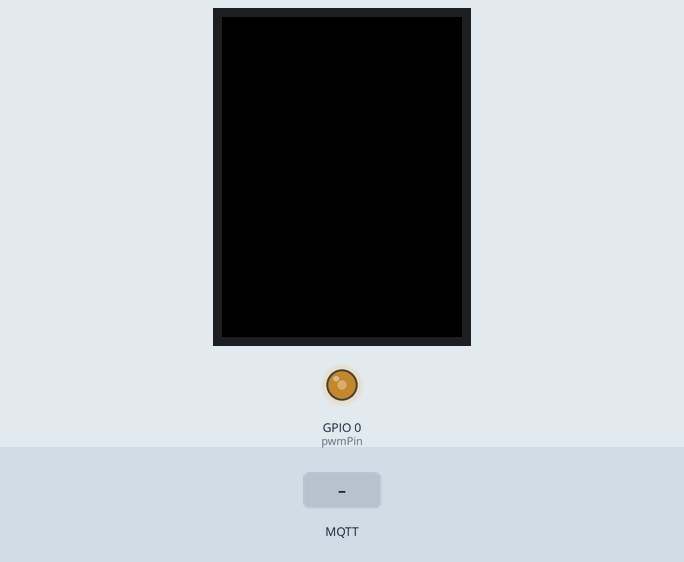
This sketch was run on a simulated ESP32. Shown: 320×240 colour display, output pins drawn as LEDs (lit = HIGH). The inputs (shaded band) are chosen by the test bench. WiFi joins after 1.5 s; servers stay silent unless stated; random numbers use the default seed unless the sketch sets one; no MQTT or app messages arrive unless stated; what the sketch prints to the serial monitor is not drawn.

Above: at 2.9 s.
3.0 s: MQTT message "1" arrives on the first subscribed topic
At 5.2 s:
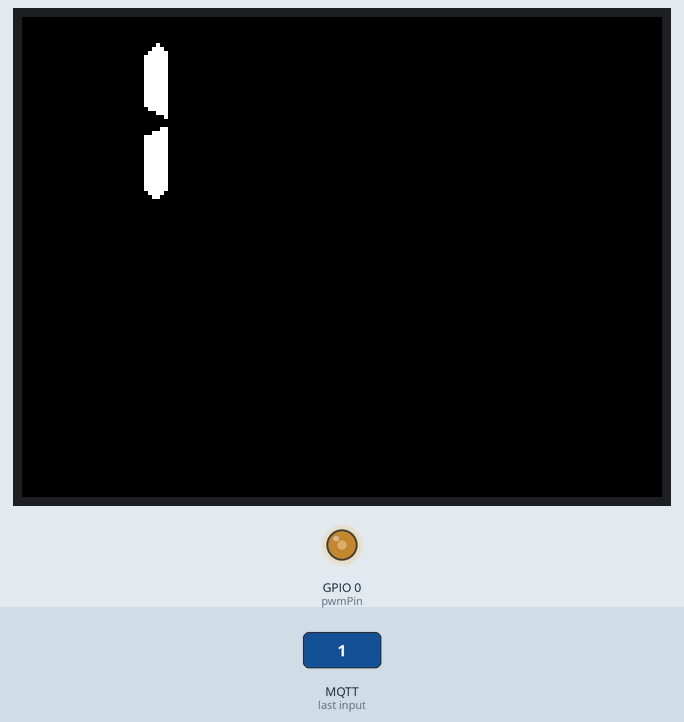
6.2 s: MQTT message "on" arrives on the first subscribed topic
At 8.7 s:
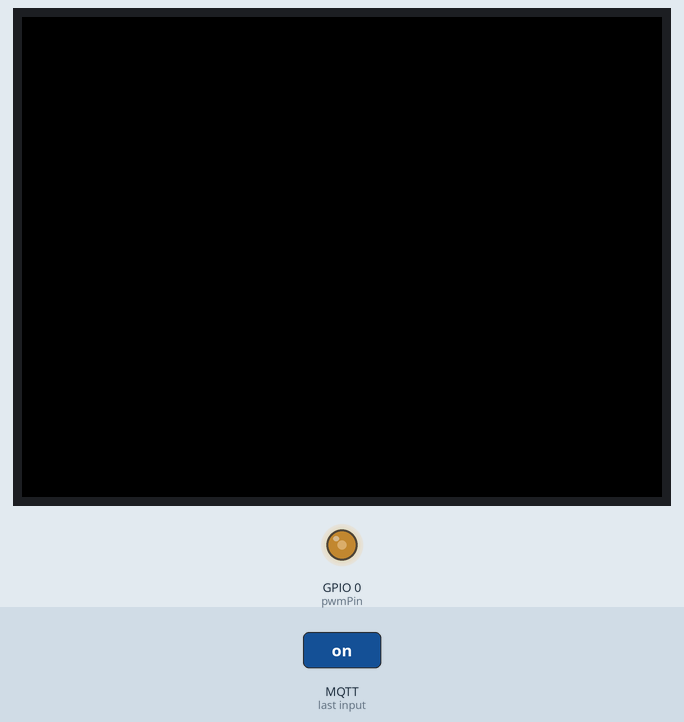
11.0 s: MQTT message "0" arrives on the first subscribed topic
At 14.3 s:
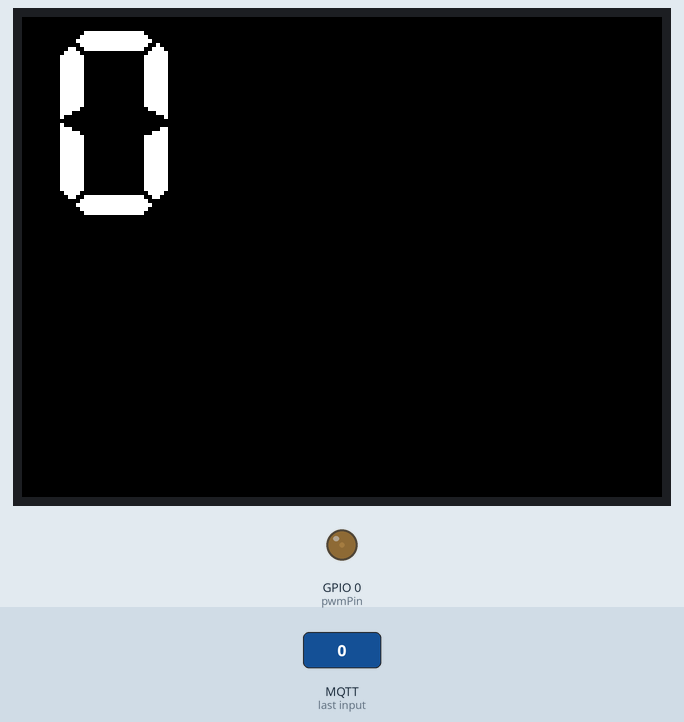
15.4 s: MQTT message "off" arrives on the first subscribed topic
At 17.8 s:
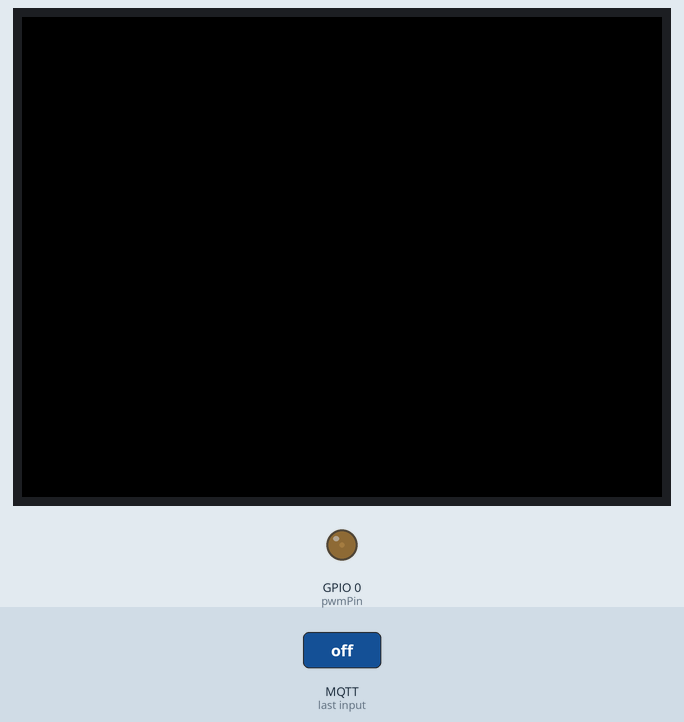
Timing chart, 0 to 19.3 s (numbered marks = the images above; inputs shaded):
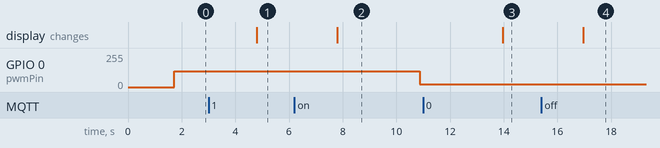

The sketch:

main.ino
```cpp
#include <Arduino.h>
#include <WiFi.h>
#include <PubSubClient.h>
#include <TFT_eSPI.h>
#include <sstream>

#include "config.h"
#include "wifiControl.h"
#include "mqttControl.h"
#include "displayControl.h"

int value = initialPwmValue;
unsigned long previousMillis10000Cycle = 0;
unsigned long interval10000Cycle = 10000;

IPAddress local_ip;
WiFiClient espClient;

static TFT_eSPI tft = TFT_eSPI();
static PubSubClient client(mqttServer, mqttPort, callback, espClient);

void setup() {
  Serial.begin(115200);
  Serial.println("");

  tft.init();

  setup_tft(&tft);

  // connect with WiFi
  setup_wifi();

  client.setClient(espClient);
  client.setServer(mqttServer, mqttPort);

  setup_mqtt(&client, &tft);

  // pwm initialize
  initPWMptc();

  Serial.printf("Setting done, have fun.\r\n");
}

void loop() {
  Serial.println("Loop working...");
  if(WiFi.status() != WL_CONNECTED) {
    setup_wifi();
  }

  if(!client.connected()) {
    reconnect();
  }

  client.loop();

  unsigned long currentMillis = millis();

  if ((currentMillis - previousMillis10000Cycle) >= interval10000Cycle) {
    previousMillis10000Cycle = currentMillis;

    value = random(20, 26);
    updateMQTTwithPWM(value, true);

  }

  delay(3000);
}
```

displayControl.cpp
```cpp
#include <Arduino.h>
#include <sstream>
#include <string.h>
#include <TFT_eSPI.h>
#include <SPI.h>

static TFT_eSPI* tft;

void setup_tft(TFT_eSPI* tft_instance) {
    tft = tft_instance;
}

bool display_mqtt(String payload){
    tft->fillScreen(TFT_BLACK);
    tft->setTextSize(2);
    tft->setCursor(15, 5, 7);
    tft->drawString(payload, 15, 5, 7);
}
```

displayControl.h
```cpp
#include <TFT_eSPI.h> // Graphics and font library for ST7735 driver chip
#include <SPI.h>
#include <string.h>

void setup_tft(TFT_eSPI* tft_instance);
bool display_mqtt(String payload);//, TFT_eSPI* tft_instance);
```

mqttControl.cpp
```cpp
#include <Arduino.h>
#include <sstream>
#include <WiFi.h>
#include <TFT_eSPI.h>
#include <PubSubClient.h>
#include <SPI.h>

#include "config.h"
#include "displayControl.h"

void connectMQTTBroker(void);
void reconnect(void);
bool publishMQTTMessage(const char *topic, const char *payload);
void callback(char* topic, byte* payload, unsigned int length);

void initPWMptc(void);
void updateMQTTwithPWM(int PwmValue, bool force);

static TFT_eSPI* tft;
static PubSubClient* client;

int pwmValue = 0;

void setup_mqtt(PubSubClient* client_instance, TFT_eSPI* tft_instance) {
  client = client_instance;
  tft = tft_instance;
  if (!client->connected()) {
    unsigned long currentMillis = millis();
    if ((currentMillis - lastReconnectAttempt) > reconnectInterval){
      lastReconnectAttempt = currentMillis;
      Serial.println("Connecting to MQTT as publisher..");
      reconnect();
    }
  }

  Serial.printf("\tmqttClient loop started.\n");
  tft->setRotation(1);
  Serial.println("Setting up MQTT Client");

  client->subscribe(topic_sub);
}


void reconnect() {
  while (!client->connected())
  {
    Serial.print("Attempting MQTT Connection...");
    if (client->connect((char*) mqtt_clientName, (char*) mqtt_user, (char*) mqtt_pass)) {
      Serial.println("Connected.");
      client->subscribe(topic_sub);
    } else {
      Serial.print("Failed. rc = ");
      Serial.println(client->state());
      Serial.println("Try again in 5 seconds.");
      delay(5000);
    }
  }
}


bool publishMQTTMessage(const char *topic, const char *payload) {
  /*
  Publish message on MQTT Server.
  */

  if (client->publish(topic, payload)){
    return true;
  } else {
    Serial.println("Cannot publish mqtt message.");
    return false;
  }
}


void callback(char* topic, byte* message, unsigned int length) {
  /*
  Callback function that calls when message from subscribed topic has been arrived.
  */

  String payload;
  for (int i = 0; i < length; i++) {
    payload += (char)message[i];
  }

  Serial.print("Message arrived in topic: ");
  Serial.println(topic);

  Serial.print("Message arrived: ");
  Serial.println(payload);

  display_mqtt(payload);
}


void initPWMptc(){
  /*
  PWM control initialize.
  */

  ledcSetup(pwmChannel, pwmFreq, pwmResolution);
  ledcAttachPin(pwmPin, pwmChannel);

  pwmValue = initialPwmValue;

  updateMQTTwithPWM(pwmValue, true);
  Serial.printf("  Fan PWM sucessfully initialized.\r\n");
}


void updateMQTTwithPWM(int PwmValue, bool force) {
  /*
  Update PWM value and publish on MQTT server.
  */

  if ((pwmValue != PwmValue) || force) {
    pwmValue = PwmValue;
    if (pwmValue < 0) { pwmValue = 0; };
    if (pwmValue > 255) { pwmValue = 255; };
    ledcWrite(pwmChannel, pwmValue);

    std::stringstream value;
    value<<pwmValue;

    publishMQTTMessage("Voltage", value.str().c_str());
  }
}
```

mqttControl.h
```cpp
void initPWMptc(void);
void setup_mqtt(PubSubClient* client_instance, TFT_eSPI* tft_instance);
void reconnect(void);
void updateMQTTwithPWM(int PwmValue, bool force);
void connectMQTTBroker(void);
void callback(char* topic, byte* payload, unsigned int length);
```

wifiControl.cpp
```cpp
#include <WiFi.h>
#include <Wire.h>
#include "config.h"

boolean connected = false;
String accessPointName;

void WiFiConnected(WiFiEvent_t event, WiFiEventInfo_t info);
void WiFiDisconnected(WiFiEvent_t event, WiFiEventInfo_t info);
void WiFiGotIP(WiFiEvent_t event, WiFiEventInfo_t info);
void printWiFiStatus();

void setup_wifi() {
  delay(10);
  Serial.print("connecting to ");
  Serial.println(wifi_ssid);

  WiFi.begin((const char*)wifi_ssid.c_str(), (const char*)wifi_password.c_str());
  while(WiFi.status() != WL_CONNECTED) {
    delay(500);
    Serial.print('.');
  }
  Serial.println("wifi connected.");
}

// void WiFiInit(void) {
//   WiFi.onEvent(WiFiConnected, ARDUINO_EVENT_WIFI_AP_STACONNECTED);
//   WiFi.onEvent(WiFiGotIP, ARDUINO_EVENT_WIFI_STA_GOT_IP);
//   WiFi.onEvent(WiFiDisconnected, ARDUINO_EVENT_WIFI_STA_DISCONNECTED);

//   WiFi.mode(WIFI_MODE_STA);
// }

// void WiFiEnable(void) {
//   WiFi.onEvent(WiFiDisconnected, ARDUINO_EVENT_WIFI_STA_DISCONNECTED);
//   WiFi.begin(wifi_ssid, wifi_password);
//   while(!connected) {
//     delay(3000);
//     Serial.println("Connecting to WiFi..");
//   }
//   printWiFiStatus();
// }

// void WiFiConnected(WiFiEvent_t event, WiFiEventInfo_t info) {
//   Serial.printf("Callback, WiFi Connected.\r\n");
//   connected = true;
// }

// void WiFiDisconnected(WiFiEvent_t event, WiFiEventInfo_t info) {
//   Serial.printf("  Callback \"StationDisconnected\"\r\n");
//   connected = false;
//   printWiFiStatus();
// }

// void WiFiGotIP(WiFiEvent_t event, WiFiEventInfo_t info) {
//   Serial.printf("Callback, Got IP.\r\n");
//   connected = true;

//   String BSSID = String(WiFi.BSSIDstr());
//   if (BSSID == "00:11:22:33:44:55") {
//       accessPointName = "Your AP 2,4 GHz";
//   } else if (BSSID == "66:77:88:99:AA:BB") {
//       accessPointName = "Your AP 5 GHz";
//   }

//   printWiFiStatus();

// }

// void printWiFiStatus(void){

//   if (WiFi.isConnected()) {
//     Serial.printf("  WiFi.status() == connected\r\n");
//   } else {
//     Serial.printf("  WiFi.status() == DIS-connected\r\n");
//   }

//   Serial.printf(("  IP address: %s\r\n"), WiFi.localIP().toString().c_str());

//   if (WiFi.isConnected()) { //  && WiFi.localIP().isSet()) {
//     Serial.printf("  WiFi connected and IP is set :-)\r\n");
//   } else {
//     Serial.printf("  WiFi not completely available :-(\r\n");
//   }
// }
```

wifiControl.h
```cpp
#include <WiFi.h>

void setup_wifi(void);
void WiFiInit(void);
void WiFiEnable(void);

void WiFiConnected(WiFiEvent_t event, WiFiEventInfo_t info);
void WiFiDisconnected(WiFiEvent_t event, WiFiEventInfo_t info);
void WiFiGotIP(WiFiEvent_t event, WiFiEventInfo_t info);
void printWiFiStatus();
```

config.h
```cpp
#include <Arduino.h>
#include <WiFi.h>
#include <PubSubClient.h>

static const String wifi_ssid = "tplink-eap 2.4GHz";
static const String wifi_password = "tplink-eap";

const int pwmChannel = 0;
const int pwmFreq = 5000;
const int pwmResolution = 8;

const int pwmPin = 0;
const int initialPwmValue = 120;

static const char* mqttServer = "115.95.190.117";
static const int mqttPort = 1883;

static const char* mqtt_user              = "myuser";
static const char* mqtt_pass              = "myPassword";
static const char* mqtt_clientName        = "esp32_arduino";

static unsigned long reconnectInterval = 5000;
static unsigned long lastReconnectAttempt = millis() - reconnectInterval - 1;

static const char* topic_pub = "Control";
static const char* topic_sub = "Temperature";
```

Measured:
- after the input at 3.0 s, the display: changes after 1.8 s (image 1)
- after the input at 6.2 s, the display: changes after 1.6 s (image 2)
- after the input at 11.0 s, the display: changes after 3.0 s (image 3)
- after the input at 15.4 s, the display: changes after 1.6 s (image 4)
